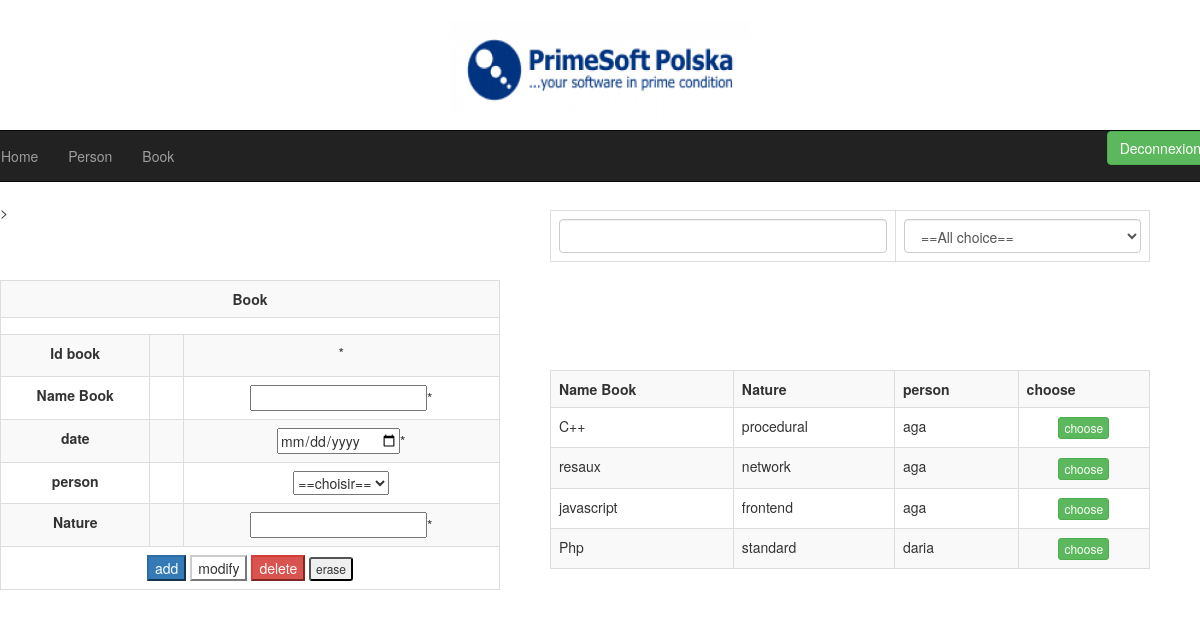
/borrow/book.php, run on the app's committed database.
### tables this page shows
CREATE TABLE IF NOT EXISTS book (
  id_book int(11) NOT NULL AUTO_INCREMENT,
  date date NOT NULL,
  name_book varchar(50) NOT NULL,
  nature varchar(50) NOT NULL,
  utilisateur int(11) NOT NULL,
  etat int(11) NOT NULL DEFAULT 1,
  PRIMARY KEY (id_book),
  KEY fk_utilisateur (utilisateur)
);

CREATE TABLE IF NOT EXISTS person (
  id_use int(11) NOT NULL AUTO_INCREMENT,
  name varchar(50) DEFAULT NULL,
  surname varchar(50) DEFAULT NULL,
  status varchar(50) NOT NULL,
  telephone varchar(50) NOT NULL,
  etat int(11) NOT NULL DEFAULT 1,
  PRIMARY KEY (id_use)
);

### borrow/book.php (the view, shortened to what this page needs)
<?php include('header.php')?>
<div class='formulaire'>
<form method="post" action="<?php echo $_SERVER['PHP_SELF']; ?>"  align="center"><br/>
				 <table class="table table-bordered table-striped">
				 	<tr>
				 		<td colspan='3'><b> Book </b></td>
				 	</tr><br/>
					<?php
					echo"<tr><td colspan =\"3\">";
					echo"</td></tr>";
					?>
					<tr>
				 		<td><label for="id_book"><b>Id book<b/></label></td>
				 		<td>&nbsp;</td>
				 		<td><input type="hidden" name="id_book" id="id_book" <?php if(isset($_GET['code'])) echo 'value="'.$rows1['id_book'].'"'; else echo 'value=""' ?>;/>*</td>
				 	</tr>
					<tr>
				 		<td><label for="lib"><b>Name Book<b/></label></td>
				 		<td>&nbsp;</td>
				 		<td><input type="text" name="lib" id="lib" <?php if(isset($_GET['code'])) echo 'value="'.$rows1['name_book'].'"'; else echo 'value=""' ?>;/>*</td>
				 	</tr>
					<tr>
				 		<td><label for="date"><b>date<b/></label></td>
				 		<td>&nbsp;</td>
				 		<td><input type="date" name="date" id="date"  <?php if(isset($_GET['code'])) echo 'value="'.$rows1['date'].'"'; else echo 'value=""' ?>/>*</td>
				 	</tr>
					<tr>
					<td><b>person<b/></td>
					<td>&nbsp;</td>
					<td> <select name='utilisateur'>
						<option value='' selected='selected'>==choisir==</option>
						</select>
					</td>
					</tr>
					 <br/> <br/>
					<tr>
				 		<td><label for="nature"><b>Nature <b/></label></td>
				 		<td>&nbsp;</td>
				 		<td><input type="text" name="nature" id="nature"  <?php if(isset($_GET['code'])) echo 'value="'.$rows1['nature'].'"'; else echo 'value=""' ?>/>*</td>
				 	</tr>
				 	<tr>
				 		<td colspan="3"><input type="submit" name="send" class='btn-primary' value="add" onclick="return validerformulaire();"/>
                        <input type="submit" name="modify" class='btn-default' value="modify"/>
                         <input type="submit" name="delete" class='btn-danger' value="delete"/>
						 <input type="reset" name="cancel" class='btn-xs' value="erase"/></td>
				 	</tr>
				 </table>
			 </form>
		</div>
		<?php
	$sql2="select * from book,person where book.utilisateur=id_use and book.etat=1";
	$reccord_sql2=@mysql_query($sql2);
	$nb=@mysql_num_rows($reccord_sql2);
	if($nb>0)
	{
		$rows=mysql_fetch_array($reccord_sql2);
?>
<div class='liste'>
						<table class="table table-bordered table-striped">
						<tr>
							<th>Name Book</th>
							<th>Nature</th>
							<th>person</th>
							<th>choose</th>
						</tr>
						<?php
						do{ ?>
							<tr bgcolor="white">
								<td><?php echo $rows['name_book']; ?></td>
								<td><?php echo $rows['nature']; ?></td>
								<td><?php echo $rows['name']; ?></td>
								<td align="center"><a href="book.php?code=<?php echo $rows['id_book'];?>"<button type='button' class='btn btn-success btn-xs'>choose</button></a></td>
							</tr>
						<?php }while($rows=mysql_fetch_array($reccord_sql2)); ?>
					</table>
					<?php
				}else{
					echo"Not table save
					";
				}
				?>
    </div>
	 <div class='recherche'>
			<br/><br/>
			<form>
				<table class="table table-bordered">
					<tr>
						<td>
							<input type="text" class="form-control" id="rech1"/>
						</td>
						<td>
						<select class='form-control'>
						<option value='6' select='selected'>==All choice==</option>
						</select>
						</td>
					</tr>
				</table>
			</form>
</div>
>

### borrow/header.php (shortened to what this page needs)
<!DOCTYPE html>
<html lang="fr">
	<head>
		 <link rel='stylesheet' href='../css/bootstrap.min.css'/>
		 <link rel="stylesheet" href="style.css">
	<div class="row">
		<div class="bande row">
			<div align="center"><a href="index.php" style="color:white">HOME</a>
				<p align='center'><img src="../images/logo-primesoft.png" height="100" width="300"/></p>
			</div>
		</div>
<body>
   <nav class="navbar navbar-inverse">
    <ul class="nav navbar-nav">
     <li><a href="index.php">Home</a> </li>
	 <li><a href="person.php">Person</a> </li>
	 <li><a href="book.php">Book</a> </li>
	 </ul>
	 <p align='right'><a href="<?php echo $_SERVER['PHP_SELF'];?>?dec=1"><button class="btn btn-success">Deconnexion</button></a></p>
	 </nav>
 </div>

### borrow/style.css (style rules this page uses)
.formulaire { position:absolute; width:500px; height:400px; top:200px; }
.liste { position:absolute; width:600px; height:400px; left:550px; top:350px; overflow:auto; }
.recherche { position:absolute; width:600px; height:100px; left:550px; top:150px; }

### data on the page
book: name_book "C++", nature "procedural", person.name "aga"
book: name_book "resaux", nature "network", person.name "aga"
book: name_book "javascript", nature "frontend", person.name "aga"
book: name_book "Php", nature "standard", person.name "daria"
